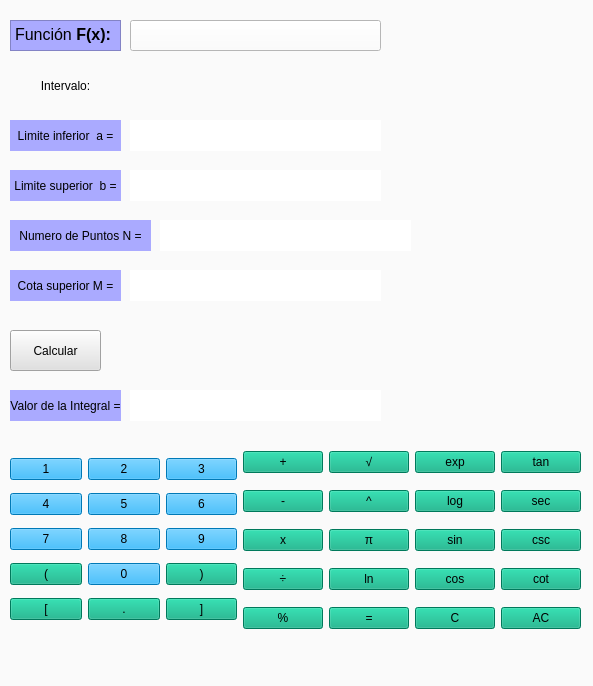
<?xml version="1.0" encoding="UTF-8"?>
<ui version="4.0">
 <class>Form</class>
 <widget class="QWidget" name="Form">
  <property name="geometry">
   <rect>
    <x>0</x>
    <y>0</y>
    <width>593</width>
    <height>686</height>
   </rect>
  </property>
  <property name="windowTitle">
   <string>Metodo de Montecarlo</string>
  </property>
  <property name="styleSheet">
   <string notr="true">background-color: rgb(250, 250, 250);</string>
  </property>
  <widget class="QTextEdit" name="labelfuncion">
   <property name="geometry">
    <rect>
     <x>10</x>
     <y>20</y>
     <width>111</width>
     <height>31</height>
    </rect>
   </property>
   <property name="styleSheet">
    <string notr="true">font: 12pt &quot;Arial&quot;;
background-color: rgb(170, 170, 255);</string>
   </property>
   <property name="html">
    <string>&lt;!DOCTYPE HTML PUBLIC &quot;-//W3C//DTD HTML 4.0//EN&quot; &quot;http://www.w3.org/TR/REC-html40/strict.dtd&quot;&gt;
&lt;html&gt;&lt;head&gt;&lt;meta name=&quot;qrichtext&quot; content=&quot;1&quot; /&gt;&lt;style type=&quot;text/css&quot;&gt;
p, li { white-space: pre-wrap; }
&lt;/style&gt;&lt;/head&gt;&lt;body style=&quot; font-family:'Arial'; font-size:12pt; font-weight:400; font-style:normal;&quot;&gt;
&lt;p style=&quot; margin-top:0px; margin-bottom:0px; margin-left:0px; margin-right:0px; -qt-block-indent:0; text-indent:0px;&quot;&gt;&lt;span style=&quot; font-family:'MS Shell Dlg 2'; color:#000000;&quot;&gt;Función &lt;/span&gt;&lt;span style=&quot; font-family:'MS Shell Dlg 2'; font-weight:600; color:#000000;&quot;&gt;F(x):&lt;/span&gt;&lt;/p&gt;&lt;/body&gt;&lt;/html&gt;</string>
   </property>
  </widget>
  <widget class="QPushButton" name="labelfuncionedit">
   <property name="geometry">
    <rect>
     <x>130</x>
     <y>20</y>
     <width>251</width>
     <height>31</height>
    </rect>
   </property>
   <property name="styleSheet">
    <string notr="true">background-color: rgb(255, 255, 255);</string>
   </property>
   <property name="text">
    <string/>
   </property>
  </widget>
  <widget class="QLabel" name="labelIntervalo">
   <property name="geometry">
    <rect>
     <x>10</x>
     <y>70</y>
     <width>111</width>
     <height>31</height>
    </rect>
   </property>
   <property name="acceptDrops">
    <bool>true</bool>
   </property>
   <property name="layoutDirection">
    <enum>Qt::LeftToRight</enum>
   </property>
   <property name="autoFillBackground">
    <bool>false</bool>
   </property>
   <property name="styleSheet">
    <string notr="true">background-color: rgb(250, 250, 250);
font: 11pt &quot;Arial&quot;;
</string>
   </property>
   <property name="text">
    <string>Intervalo:</string>
   </property>
   <property name="alignment">
    <set>Qt::AlignCenter</set>
   </property>
   <property name="wordWrap">
    <bool>false</bool>
   </property>
   <property name="margin">
    <number>4</number>
   </property>
   <property name="openExternalLinks">
    <bool>true</bool>
   </property>
  </widget>
  <widget class="QLabel" name="limiinfeA">
   <property name="geometry">
    <rect>
     <x>10</x>
     <y>120</y>
     <width>111</width>
     <height>31</height>
    </rect>
   </property>
   <property name="acceptDrops">
    <bool>true</bool>
   </property>
   <property name="layoutDirection">
    <enum>Qt::LeftToRight</enum>
   </property>
   <property name="autoFillBackground">
    <bool>false</bool>
   </property>
   <property name="styleSheet">
    <string notr="true">background-color: rgb(170, 170, 255);</string>
   </property>
   <property name="text">
    <string>Limite inferior  a =</string>
   </property>
   <property name="alignment">
    <set>Qt::AlignCenter</set>
   </property>
   <property name="wordWrap">
    <bool>false</bool>
   </property>
   <property name="margin">
    <number>4</number>
   </property>
   <property name="openExternalLinks">
    <bool>true</bool>
   </property>
  </widget>
  <widget class="QLabel" name="labellimitinferiora">
   <property name="geometry">
    <rect>
     <x>130</x>
     <y>120</y>
     <width>251</width>
     <height>31</height>
    </rect>
   </property>
   <property name="styleSheet">
    <string notr="true">background-color: rgb(255, 255, 255);</string>
   </property>
   <property name="text">
    <string/>
   </property>
  </widget>
  <widget class="QLabel" name="limSuperiorB">
   <property name="geometry">
    <rect>
     <x>10</x>
     <y>170</y>
     <width>111</width>
     <height>31</height>
    </rect>
   </property>
   <property name="acceptDrops">
    <bool>true</bool>
   </property>
   <property name="layoutDirection">
    <enum>Qt::LeftToRight</enum>
   </property>
   <property name="autoFillBackground">
    <bool>false</bool>
   </property>
   <property name="styleSheet">
    <string notr="true">background-color: rgb(170, 170, 255);</string>
   </property>
   <property name="text">
    <string>Limite superior  b =</string>
   </property>
   <property name="alignment">
    <set>Qt::AlignCenter</set>
   </property>
   <property name="wordWrap">
    <bool>false</bool>
   </property>
   <property name="margin">
    <number>4</number>
   </property>
   <property name="openExternalLinks">
    <bool>true</bool>
   </property>
  </widget>
  <widget class="QLabel" name="labelsuperior">
   <property name="geometry">
    <rect>
     <x>130</x>
     <y>170</y>
     <width>251</width>
     <height>31</height>
    </rect>
   </property>
   <property name="styleSheet">
    <string notr="true">background-color: rgb(255, 255, 255);</string>
   </property>
   <property name="text">
    <string/>
   </property>
  </widget>
  <widget class="QLabel" name="numPuntos">
   <property name="geometry">
    <rect>
     <x>10</x>
     <y>220</y>
     <width>141</width>
     <height>31</height>
    </rect>
   </property>
   <property name="acceptDrops">
    <bool>true</bool>
   </property>
   <property name="layoutDirection">
    <enum>Qt::LeftToRight</enum>
   </property>
   <property name="autoFillBackground">
    <bool>false</bool>
   </property>
   <property name="styleSheet">
    <string notr="true">background-color: rgb(170, 170, 255);</string>
   </property>
   <property name="text">
    <string>Numero de Puntos N =</string>
   </property>
   <property name="alignment">
    <set>Qt::AlignCenter</set>
   </property>
   <property name="wordWrap">
    <bool>false</bool>
   </property>
   <property name="margin">
    <number>4</number>
   </property>
   <property name="openExternalLinks">
    <bool>true</bool>
   </property>
  </widget>
  <widget class="QLabel" name="labelnumpuntos">
   <property name="geometry">
    <rect>
     <x>160</x>
     <y>220</y>
     <width>251</width>
     <height>31</height>
    </rect>
   </property>
   <property name="styleSheet">
    <string notr="true">background-color: rgb(255, 255, 255);</string>
   </property>
   <property name="text">
    <string/>
   </property>
  </widget>
  <widget class="QLabel" name="cotasuperior">
   <property name="geometry">
    <rect>
     <x>10</x>
     <y>270</y>
     <width>111</width>
     <height>31</height>
    </rect>
   </property>
   <property name="acceptDrops">
    <bool>true</bool>
   </property>
   <property name="layoutDirection">
    <enum>Qt::LeftToRight</enum>
   </property>
   <property name="autoFillBackground">
    <bool>false</bool>
   </property>
   <property name="styleSheet">
    <string notr="true">background-color: rgb(170, 170, 255);</string>
   </property>
   <property name="text">
    <string>Cota superior M =</string>
   </property>
   <property name="alignment">
    <set>Qt::AlignCenter</set>
   </property>
   <property name="wordWrap">
    <bool>false</bool>
   </property>
   <property name="margin">
    <number>4</number>
   </property>
   <property name="openExternalLinks">
    <bool>true</bool>
   </property>
  </widget>
  <widget class="QLabel" name="labelcotasuperior">
   <property name="geometry">
    <rect>
     <x>130</x>
     <y>270</y>
     <width>251</width>
     <height>31</height>
    </rect>
   </property>
   <property name="styleSheet">
    <string notr="true">background-color: rgb(255, 255, 255);</string>
   </property>
   <property name="text">
    <string/>
   </property>
  </widget>
  <widget class="QPushButton" name="botonCalcular">
   <property name="geometry">
    <rect>
     <x>10</x>
     <y>330</y>
     <width>91</width>
     <height>41</height>
    </rect>
   </property>
   <property name="styleSheet">
    <string notr="true">background-color: rgb(225, 225, 225);
font: 87 12pt &quot;Arial&quot;;</string>
   </property>
   <property name="text">
    <string>Calcular</string>
   </property>
  </widget>
  <widget class="QLabel" name="valorintegral">
   <property name="geometry">
    <rect>
     <x>10</x>
     <y>390</y>
     <width>111</width>
     <height>31</height>
    </rect>
   </property>
   <property name="acceptDrops">
    <bool>true</bool>
   </property>
   <property name="layoutDirection">
    <enum>Qt::LeftToRight</enum>
   </property>
   <property name="autoFillBackground">
    <bool>false</bool>
   </property>
   <property name="styleSheet">
    <string notr="true">background-color: rgb(170, 170, 255);</string>
   </property>
   <property name="text">
    <string>Valor de la Integral =</string>
   </property>
   <property name="alignment">
    <set>Qt::AlignCenter</set>
   </property>
   <property name="wordWrap">
    <bool>false</bool>
   </property>
   <property name="margin">
    <number>4</number>
   </property>
   <property name="openExternalLinks">
    <bool>true</bool>
   </property>
  </widget>
  <widget class="QLabel" name="labelvalorintegral">
   <property name="geometry">
    <rect>
     <x>130</x>
     <y>390</y>
     <width>251</width>
     <height>31</height>
    </rect>
   </property>
   <property name="styleSheet">
    <string notr="true">background-color: rgb(255, 255, 255);</string>
   </property>
   <property name="text">
    <string/>
   </property>
  </widget>
  <widget class="QWidget" name="layoutWidget">
   <property name="geometry">
    <rect>
     <x>10</x>
     <y>440</y>
     <width>571</width>
     <height>203</height>
    </rect>
   </property>
   <layout class="QGridLayout" name="gridLayout_2">
    <item row="0" column="0" rowspan="5">
     <layout class="QGridLayout" name="gridLayout">
      <item row="0" column="0">
       <widget class="QPushButton" name="botonUno">
        <property name="styleSheet">
         <string notr="true">background-color: rgb(0, 170, 255);
font: 87 14pt &quot;Arial Black&quot;;</string>
        </property>
        <property name="text">
         <string>1</string>
        </property>
        <property name="shortcut">
         <string>1</string>
        </property>
       </widget>
      </item>
      <item row="0" column="1">
       <widget class="QPushButton" name="botonDos">
        <property name="styleSheet">
         <string notr="true">background-color: rgb(0, 170, 255);
font: 87 14pt &quot;Arial Black&quot;;</string>
        </property>
        <property name="text">
         <string>2</string>
        </property>
        <property name="shortcut">
         <string>2</string>
        </property>
       </widget>
      </item>
      <item row="0" column="2">
       <widget class="QPushButton" name="botonTres">
        <property name="styleSheet">
         <string notr="true">background-color: rgb(0, 170, 255);
font: 87 14pt &quot;Arial Black&quot;;</string>
        </property>
        <property name="text">
         <string>3</string>
        </property>
        <property name="shortcut">
         <string>3</string>
        </property>
       </widget>
      </item>
      <item row="1" column="0">
       <widget class="QPushButton" name="botonCuatro">
        <property name="styleSheet">
         <string notr="true">background-color: rgb(0, 170, 255);
font: 87 14pt &quot;Arial Black&quot;;</string>
        </property>
        <property name="text">
         <string>4</string>
        </property>
        <property name="shortcut">
         <string>4</string>
        </property>
       </widget>
      </item>
      <item row="1" column="1">
       <widget class="QPushButton" name="botonCinco">
        <property name="styleSheet">
         <string notr="true">background-color: rgb(0, 170, 255);
font: 87 14pt &quot;Arial Black&quot;;</string>
        </property>
        <property name="text">
         <string>5</string>
        </property>
        <property name="shortcut">
         <string>5</string>
        </property>
       </widget>
      </item>
      <item row="1" column="2">
       <widget class="QPushButton" name="botonSeis">
        <property name="styleSheet">
         <string notr="true">background-color: rgb(0, 170, 255);
font: 87 14pt &quot;Arial Black&quot;;</string>
        </property>
        <property name="text">
         <string>6</string>
        </property>
        <property name="shortcut">
         <string>6</string>
        </property>
       </widget>
      </item>
      <item row="2" column="0">
       <widget class="QPushButton" name="botonSiete">
        <property name="styleSheet">
         <string notr="true">background-color: rgb(0, 170, 255);
font: 87 14pt &quot;Arial Black&quot;;</string>
        </property>
        <property name="text">
         <string>7</string>
        </property>
        <property name="shortcut">
         <string>7</string>
        </property>
       </widget>
      </item>
      <item row="2" column="1">
       <widget class="QPushButton" name="botonOcho">
        <property name="styleSheet">
         <string notr="true">background-color: rgb(0, 170, 255);
font: 87 14pt &quot;Arial Black&quot;;</string>
        </property>
        <property name="text">
         <string>8</string>
        </property>
        <property name="shortcut">
         <string>8</string>
        </property>
       </widget>
      </item>
      <item row="2" column="2">
       <widget class="QPushButton" name="botonNueve">
        <property name="styleSheet">
         <string notr="true">background-color: rgb(0, 170, 255);
font: 87 14pt &quot;Arial Black&quot;;</string>
        </property>
        <property name="text">
         <string>9</string>
        </property>
        <property name="shortcut">
         <string>9</string>
        </property>
       </widget>
      </item>
      <item row="3" column="0">
       <widget class="QPushButton" name="botonCabierto">
        <property name="styleSheet">
         <string notr="true">font: 87 14pt &quot;Arial Black&quot;;
background-color: rgb(0, 170, 127);</string>
        </property>
        <property name="text">
         <string>(</string>
        </property>
        <property name="shortcut">
         <string>(</string>
        </property>
       </widget>
      </item>
      <item row="3" column="1">
       <widget class="QPushButton" name="botonCero">
        <property name="styleSheet">
         <string notr="true">background-color: rgb(0, 170, 255);
font: 87 14pt &quot;Arial Black&quot;;</string>
        </property>
        <property name="text">
         <string>0</string>
        </property>
        <property name="shortcut">
         <string>0</string>
        </property>
       </widget>
      </item>
      <item row="3" column="2">
       <widget class="QPushButton" name="botonCerrado">
        <property name="styleSheet">
         <string notr="true">background-color: rgb(0, 170, 127);
font: 87 14pt &quot;Arial Black&quot;;</string>
        </property>
        <property name="text">
         <string>)</string>
        </property>
        <property name="shortcut">
         <string>)</string>
        </property>
       </widget>
      </item>
      <item row="4" column="0">
       <widget class="QPushButton" name="botonCabierto_2">
        <property name="styleSheet">
         <string notr="true">font: 87 14pt &quot;Arial Black&quot;;
background-color: rgb(0, 170, 127);</string>
        </property>
        <property name="text">
         <string>[</string>
        </property>
        <property name="shortcut">
         <string>(</string>
        </property>
       </widget>
      </item>
      <item row="4" column="1">
       <widget class="QPushButton" name="botonPunto">
        <property name="styleSheet">
         <string notr="true">background-color: rgb(0, 170, 127);
font: 87 14pt &quot;Arial Black&quot;;</string>
        </property>
        <property name="text">
         <string>.</string>
        </property>
        <property name="shortcut">
         <string>.</string>
        </property>
       </widget>
      </item>
      <item row="4" column="2">
       <widget class="QPushButton" name="botonCabierto_3">
        <property name="styleSheet">
         <string notr="true">font: 87 14pt &quot;Arial Black&quot;;
background-color: rgb(0, 170, 127);</string>
        </property>
        <property name="text">
         <string>]</string>
        </property>
        <property name="shortcut">
         <string>(</string>
        </property>
       </widget>
      </item>
     </layout>
    </item>
    <item row="0" column="1">
     <widget class="QPushButton" name="botonMas">
      <property name="styleSheet">
       <string notr="true">font: 87 14pt &quot;Arial Black&quot;;
background-color: rgb(0, 170, 127);</string>
      </property>
      <property name="text">
       <string>+</string>
      </property>
      <property name="shortcut">
       <string>+</string>
      </property>
     </widget>
    </item>
    <item row="0" column="2">
     <widget class="QPushButton" name="botonMas_2">
      <property name="styleSheet">
       <string notr="true">font: 75 14pt &quot;Arial&quot;;
background-color: rgb(0, 170, 127);</string>
      </property>
      <property name="text">
       <string>√</string>
      </property>
      <property name="shortcut">
       <string>+</string>
      </property>
     </widget>
    </item>
    <item row="0" column="3">
     <widget class="QPushButton" name="botonMas_3">
      <property name="styleSheet">
       <string notr="true">font: 12pt &quot;Arial&quot;;
background-color: rgb(0, 170, 127);</string>
      </property>
      <property name="text">
       <string>exp</string>
      </property>
      <property name="shortcut">
       <string>+</string>
      </property>
     </widget>
    </item>
    <item row="0" column="4">
     <widget class="QPushButton" name="botonMas_11">
      <property name="styleSheet">
       <string notr="true">font: 12pt &quot;Arial&quot;;
background-color: rgb(0, 170, 127);</string>
      </property>
      <property name="text">
       <string>tan</string>
      </property>
      <property name="shortcut">
       <string>+</string>
      </property>
     </widget>
    </item>
    <item row="1" column="1">
     <widget class="QPushButton" name="botonMenos">
      <property name="styleSheet">
       <string notr="true">font: 87 14pt &quot;Arial Black&quot;;
background-color: rgb(0, 170, 127);</string>
      </property>
      <property name="text">
       <string>-</string>
      </property>
      <property name="shortcut">
       <string>-</string>
      </property>
     </widget>
    </item>
    <item row="1" column="2">
     <widget class="QPushButton" name="botonMas_4">
      <property name="styleSheet">
       <string notr="true">font: 87 14pt &quot;Arial Black&quot;;
background-color: rgb(0, 170, 127);</string>
      </property>
      <property name="text">
       <string>^</string>
      </property>
      <property name="shortcut">
       <string>+</string>
      </property>
     </widget>
    </item>
    <item row="1" column="3">
     <widget class="QPushButton" name="botonMas_8">
      <property name="styleSheet">
       <string notr="true">font: 12pt &quot;Arial&quot;;
background-color: rgb(0, 170, 127);</string>
      </property>
      <property name="text">
       <string>log</string>
      </property>
      <property name="shortcut">
       <string>+</string>
      </property>
     </widget>
    </item>
    <item row="1" column="4">
     <widget class="QPushButton" name="botonMas_12">
      <property name="styleSheet">
       <string notr="true">font: 12pt &quot;Arial&quot;;
background-color: rgb(0, 170, 127);</string>
      </property>
      <property name="text">
       <string>sec</string>
      </property>
      <property name="shortcut">
       <string>+</string>
      </property>
     </widget>
    </item>
    <item row="2" column="1">
     <widget class="QPushButton" name="BotonMulti">
      <property name="styleSheet">
       <string notr="true">background-color: rgb(0, 170, 127);
font: 87 14pt &quot;Arial Black&quot;;</string>
      </property>
      <property name="text">
       <string>x</string>
      </property>
      <property name="shortcut">
       <string>*</string>
      </property>
     </widget>
    </item>
    <item row="2" column="2">
     <widget class="QPushButton" name="botonMas_7">
      <property name="styleSheet">
       <string notr="true">font: 87 14pt &quot;Arial Black&quot;;
background-color: rgb(0, 170, 127);</string>
      </property>
      <property name="text">
       <string>π</string>
      </property>
      <property name="shortcut">
       <string>+</string>
      </property>
     </widget>
    </item>
    <item row="2" column="3">
     <widget class="QPushButton" name="botonMas_9">
      <property name="styleSheet">
       <string notr="true">font: 12pt &quot;Arial&quot;;
background-color: rgb(0, 170, 127);</string>
      </property>
      <property name="text">
       <string>sin</string>
      </property>
      <property name="shortcut">
       <string>+</string>
      </property>
     </widget>
    </item>
    <item row="2" column="4">
     <widget class="QPushButton" name="botonMas_13">
      <property name="styleSheet">
       <string notr="true">font: 12pt &quot;Arial&quot;;
background-color: rgb(0, 170, 127);</string>
      </property>
      <property name="text">
       <string>csc</string>
      </property>
      <property name="shortcut">
       <string>+</string>
      </property>
     </widget>
    </item>
    <item row="3" column="1">
     <widget class="QPushButton" name="botonDivision">
      <property name="styleSheet">
       <string notr="true">font: 87 14pt &quot;Arial Black&quot;;
background-color: rgb(0, 170, 127);</string>
      </property>
      <property name="text">
       <string>÷</string>
      </property>
      <property name="shortcut">
       <string>/</string>
      </property>
     </widget>
    </item>
    <item row="3" column="2">
     <widget class="QPushButton" name="botonMas_5">
      <property name="styleSheet">
       <string notr="true">font: 12pt &quot;Arial&quot;;
background-color: rgb(0, 170, 127);</string>
      </property>
      <property name="text">
       <string>ln</string>
      </property>
      <property name="shortcut">
       <string>+</string>
      </property>
     </widget>
    </item>
    <item row="3" column="3">
     <widget class="QPushButton" name="botonMas_10">
      <property name="styleSheet">
       <string notr="true">font: 12pt &quot;Arial&quot;;
background-color: rgb(0, 170, 127);</string>
      </property>
      <property name="text">
       <string>cos</string>
      </property>
      <property name="shortcut">
       <string>+</string>
      </property>
     </widget>
    </item>
    <item row="3" column="4">
     <widget class="QPushButton" name="botonMas_14">
      <property name="styleSheet">
       <string notr="true">font: 12pt &quot;Arial&quot;;
background-color: rgb(0, 170, 127);</string>
      </property>
      <property name="text">
       <string>cot</string>
      </property>
      <property name="shortcut">
       <string>+</string>
      </property>
     </widget>
    </item>
    <item row="4" column="1">
     <widget class="QPushButton" name="botonPorcentaje">
      <property name="styleSheet">
       <string notr="true">font: 87 14pt &quot;Arial Black&quot;;
background-color: rgb(0, 170, 127);</string>
      </property>
      <property name="text">
       <string>%</string>
      </property>
      <property name="shortcut">
       <string>%</string>
      </property>
     </widget>
    </item>
    <item row="4" column="2">
     <widget class="QPushButton" name="botonMas_6">
      <property name="styleSheet">
       <string notr="true">font: 87 14pt &quot;Arial Black&quot;;
background-color: rgb(0, 170, 127);</string>
      </property>
      <property name="text">
       <string>=</string>
      </property>
      <property name="shortcut">
       <string>+</string>
      </property>
     </widget>
    </item>
    <item row="4" column="3">
     <widget class="QPushButton" name="BotonBorrar">
      <property name="styleSheet">
       <string notr="true">background-color: rgb(0, 170, 127);
font: 87 14pt &quot;Arial Black&quot;;</string>
      </property>
      <property name="text">
       <string>C</string>
      </property>
      <property name="shortcut">
       <string>Esc</string>
      </property>
     </widget>
    </item>
    <item row="4" column="4">
     <widget class="QPushButton" name="botonAC">
      <property name="styleSheet">
       <string notr="true">font: 87 14pt &quot;Arial Black&quot;;
background-color: rgb(0, 170, 127);</string>
      </property>
      <property name="text">
       <string>AC</string>
      </property>
     </widget>
    </item>
   </layout>
  </widget>
 </widget>
 <resources/>
 <connections/>
</ui>
